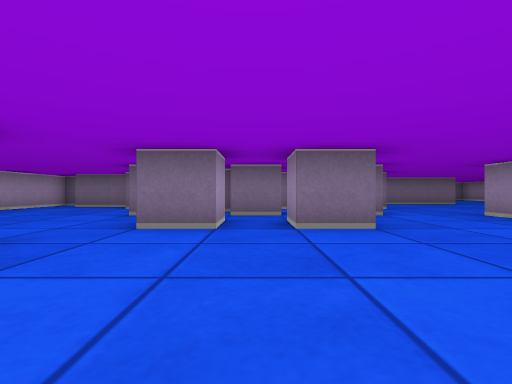
[1] (above)

21 first-person views from a walk through a cub3D ray-caster map. The camera is about half as high as the walls, looks level and sees 85° across. The floor is counted in squares. Each view is taken from the middle of a square. On the plan, view 1 faces up. The plan holds only what a view shows up to about 9 squares ahead; the rest is blank.

[2]
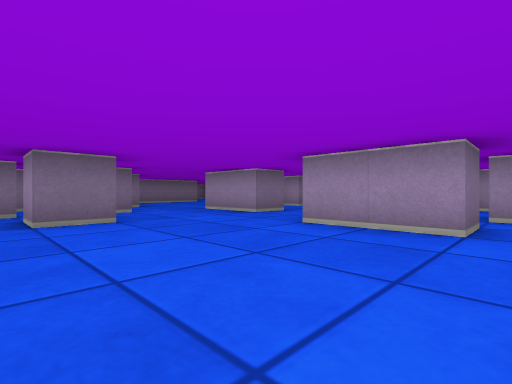

[3]
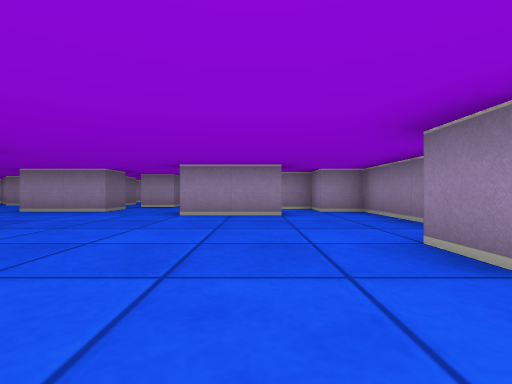

[4]
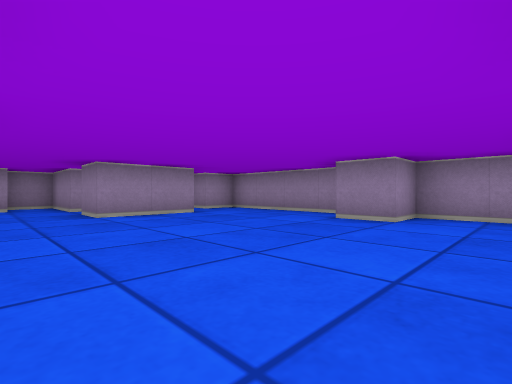

[5]
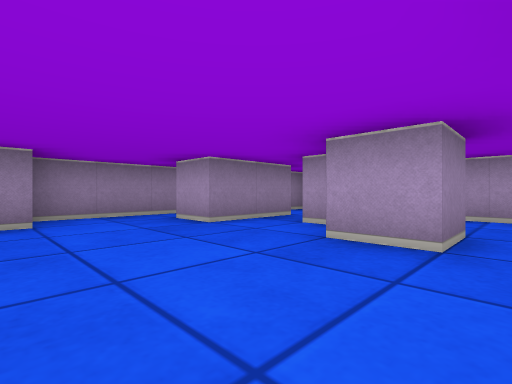

[6]
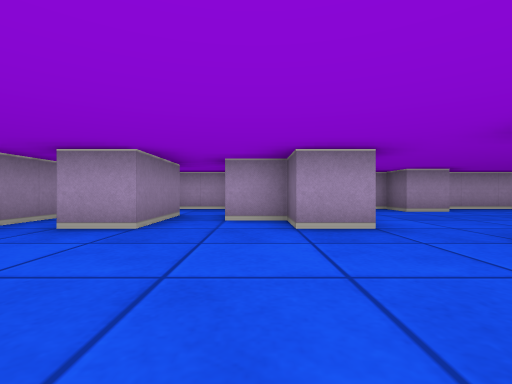

[7]
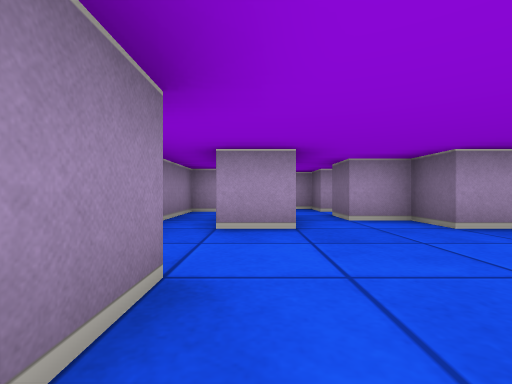

[8]
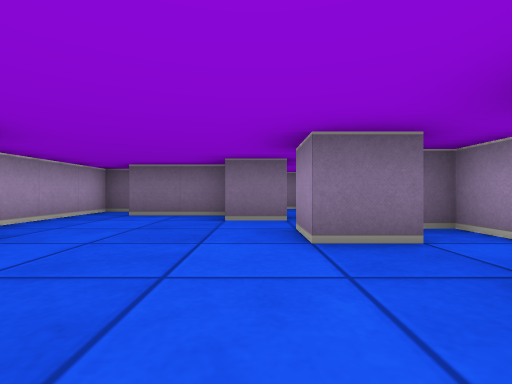

[9]
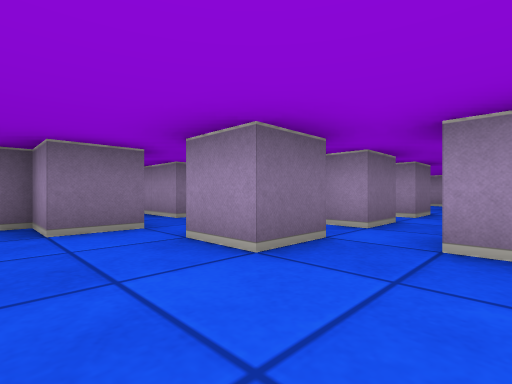

[10]
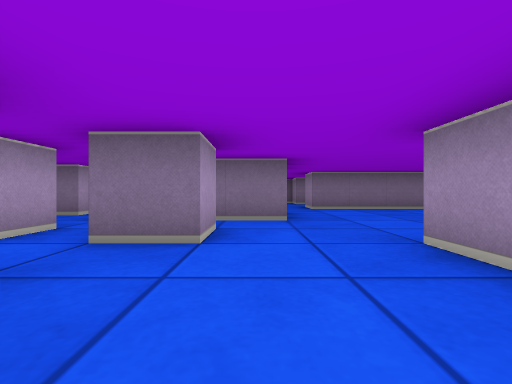

[11]
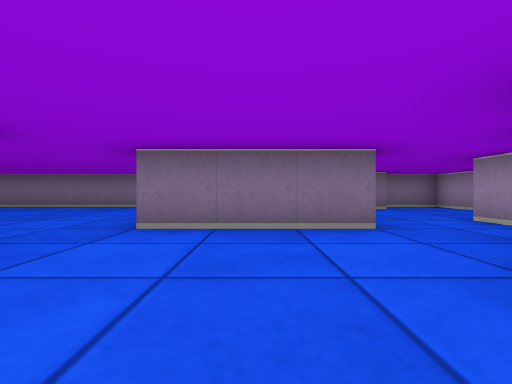

[12]
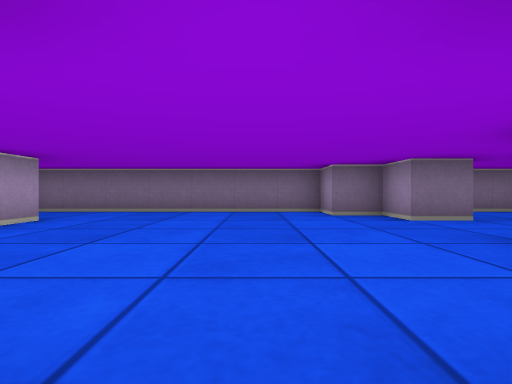

[13]
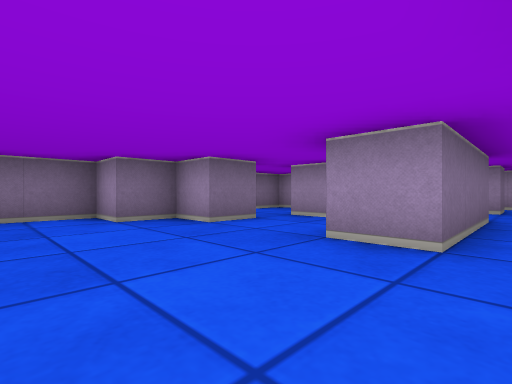

[14]
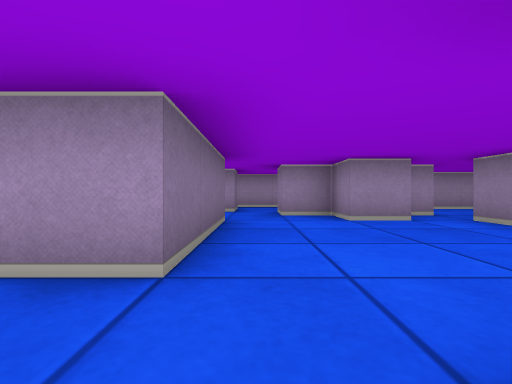

[15]
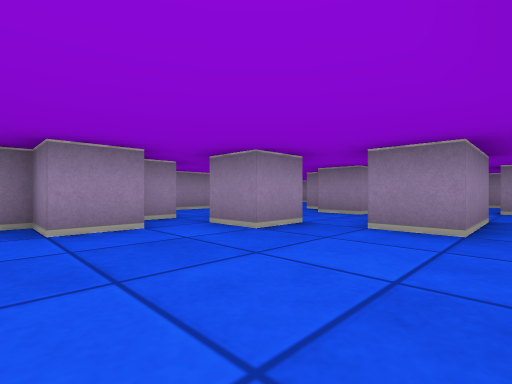

[16]
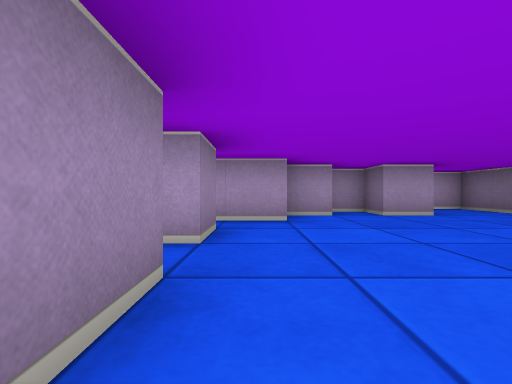

[17]
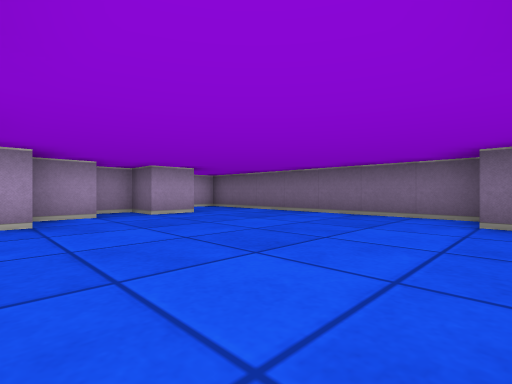

[18]
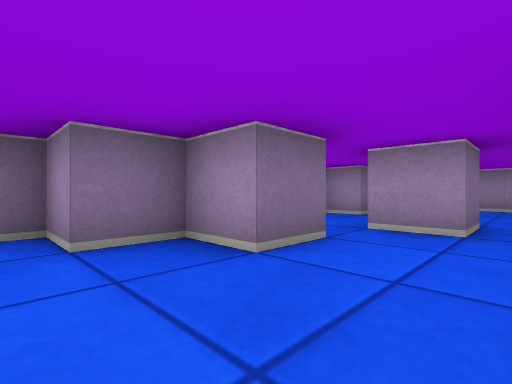

[19]
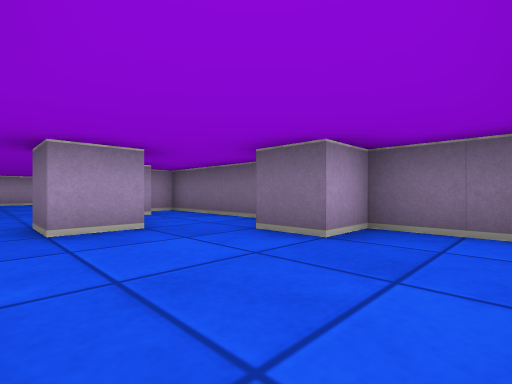

[20]
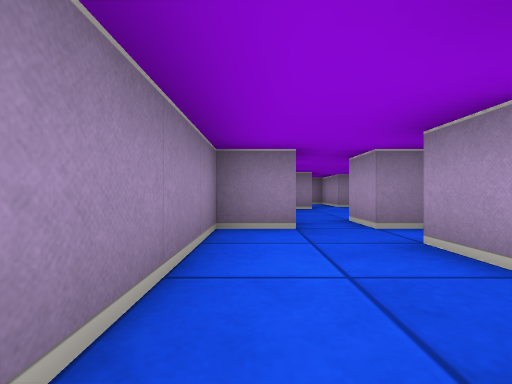

[21]
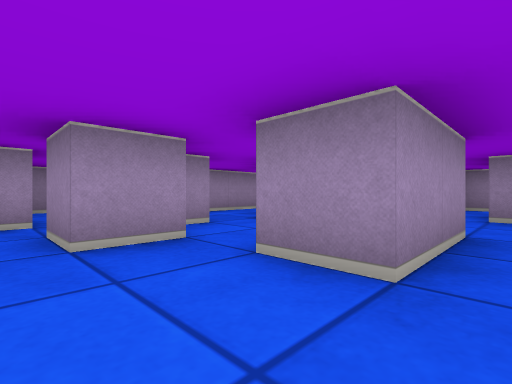

### Floor plan
Key: @ floor where view 1 was taken; # wall or solid block; . floor.
Columns run from 7 left of view 1 to 12 right of it. Each row starts with its distance up from view 1.
 16    #################
 15    #.......##...#..#
 14      .......#......#
 13     ##........#....#
 12     ##.............#
 11      ##.....###..#.#
 10 ###  .#............#
  9 #.###.#.#.#.....#..#
  8 #...#...###....##..#
  7 #.....##........#.##
  6 #....###.#....##...#
  5 ##..........#..#..##
  4 #.....#.#...#.....#
  3 ##............##.##
  2  #..#..........#.#
  1 ##.##......#.####
  0 #......@...#....#
 -1 #..##........#
 -2 ##.....#....##
 -3  ############

Where each view was taken, in squares from view 1:
view 1: 0 up, 0 right, facing up
view 2: 1 down, 0 right, facing up-right
view 3: 0 up, 2 left, facing right
view 4: 3 up, 2 left, facing down-right
view 5: 3 up, 0 right, facing down-left
view 6: 1 up, 1 right, facing left
view 7: 1 down, 1 right, facing left
view 8: 3 up, 3 left, facing up
view 9: 4 up, 4 left, facing up-right
view 10: 3 up, 3 right, facing up
view 11: 7 up, 6 right, facing up
view 12: 9 up, 2 right, facing up
view 13: 10 up, 2 right, facing up-right
view 14: 10 up, 3 right, facing right
view 15: 9 up, 4 right, facing down-right
view 16: 10 up, 4 right, facing left
view 17: 10 up, 4 right, facing up-left
view 18: 12 up, 3 right, facing up-right
view 19: 12 up, 11 right, facing up-left
view 20: 11 up, 11 right, facing down
view 21: 7 up, 4 right, facing down-right
